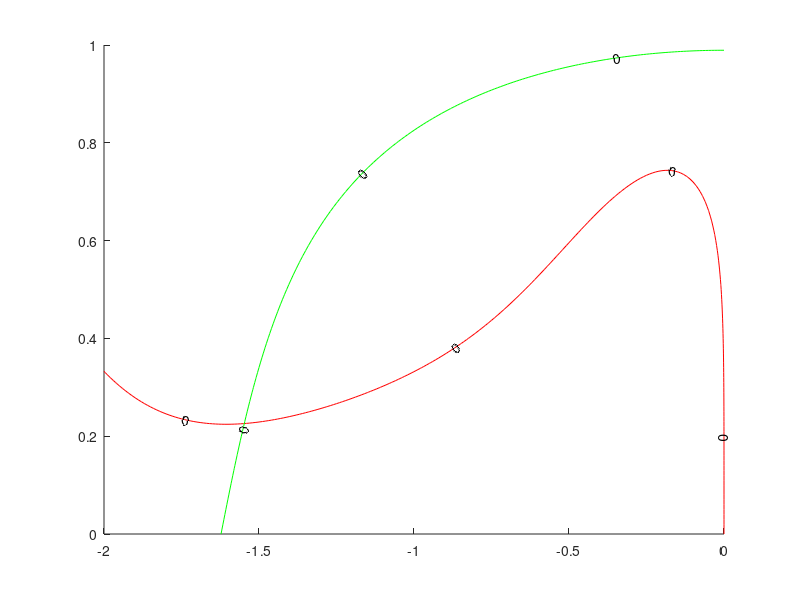

This figure's MATLAB source: (Note: this script raises an error after producing the figure.)
figure; hold on;format long;
c = 2.6323592462254095;

f1 = @(x,y) (x+1).^5+y.^5-3.*x.*y-1;
f2 = @(x,y) x.^2+y.*exp(y.^2)-c;

[X, Y] = meshgrid(-2:0.01:0, 0:0.01:1);
Z = f1(X,Y);
contour(X, Y, Z, [0,0],'ShowText','on','LineColor','r');
Z = f2(X,Y);
contour(X, Y, Z, [0,0],'ShowText','on','LineColor', 'g');

x0 = [-0.9;0.2];
optix = [-1.5;0.25];
out = navadna_iteracija(x0, 10^-5, 2, optix)
plot(out(1,:), out(2,:), 'm');
sum(abs(out(:, end)))

x0 = [-0.9,0.2];
gg = @(x) [(x(1)+1).^5+x(2).^5-3.*x(1).*x(2)-1 , x(1).^2+x(2).*exp(x(2).^2)-c];
x=fsolve(gg,x0)
plot(x(1),x(2), '+');
sum(abs(x))

function out = g(in)
    c = 2.6323592462254095;

    syms x y
    g1 = (y.^5+(x+1).^5-1)/(3.*y);
    g2 = (c-x.^2)/(exp(y.^2));
    
    out = [g1; g2];
    out = subs(out, x, in(1));
    out = subs(out, y, in(2));    
end


function x = navadna_iteracija(x0, tol, maxiter, optix)
    x = zeros(size(x0,1), maxiter+1);
    x(:,1)=x0;
    for n = 1:maxiter
        x(:, n+1) = g(x(:,n))';
        if abs(norm(x(:,n+1),2) - norm(optix,2)) < tol
            x = x(:,1:n+1);
            return
        end
    end
    warning('Napaka - najvecje dovoljeno stevilo korakov');
end
